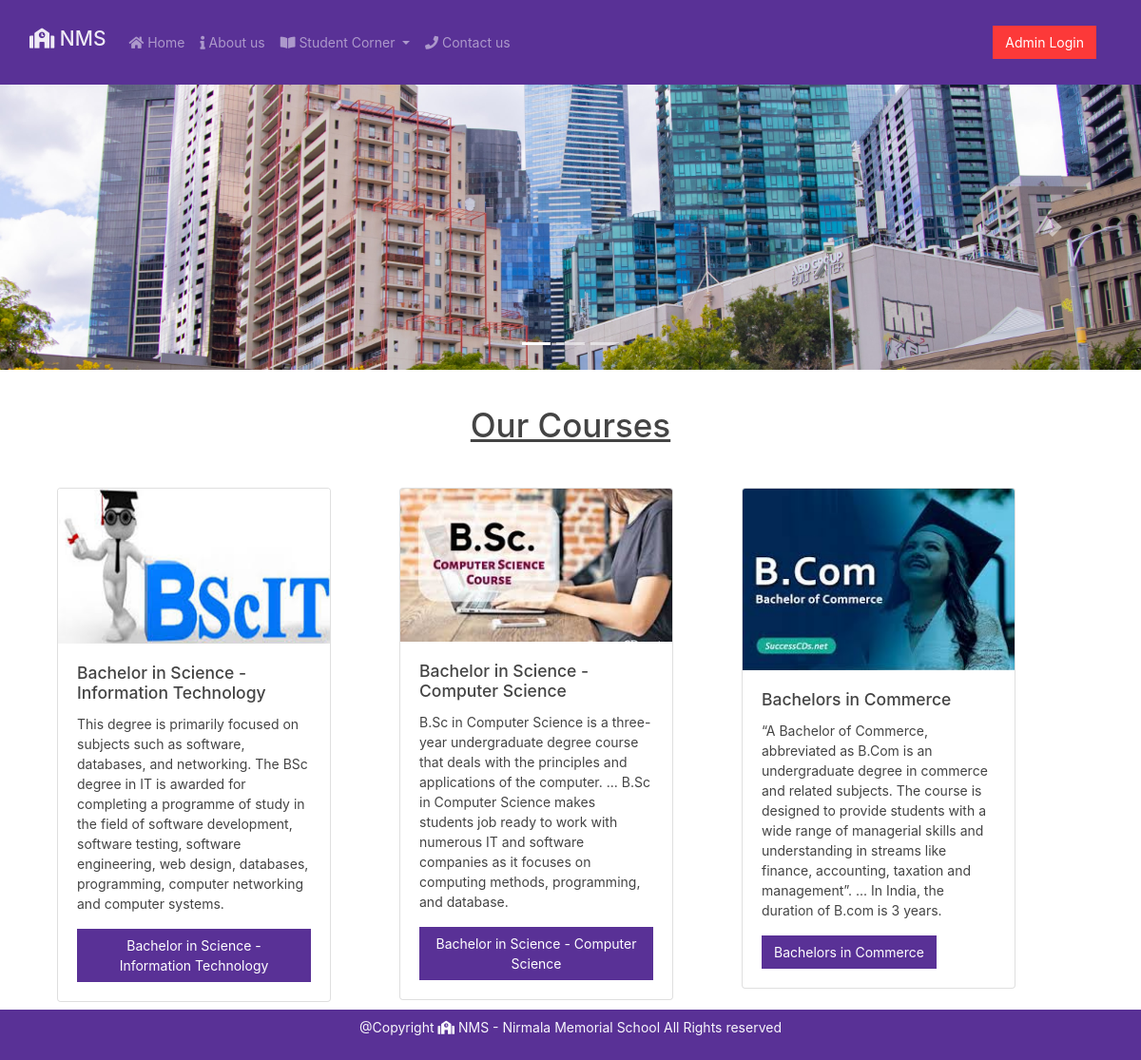
The page / on the database its author committed.
### tables this page shows
CREATE TABLE `courses` (
  `course_id` int(7) NOT NULL,
  `course_name` varchar(255) NOT NULL,
  `course_description` text NOT NULL,
  `course_photo` varchar(255) NOT NULL
);

### index.php (the view, shortened to what this page needs)
<!doctype html>
<html lang="en">
<head>
    <link href="https://cdn.jsdelivr.net/npm/bootstrap@5.0.0-beta1/dist/css/bootstrap.min.css" rel="stylesheet"
>
    <link rel="stylesheet" href="https://bootswatch.com/4/pulse/bootstrap.min.css">
    <link rel="stylesheet" href="https://pro.fontawesome.com/releases/v5.10.0/css/all.css"
/>
    <link rel="stylesheet" href="https://cdnjs.cloudflare.com/ajax/libs/animate.css/4.1.1/animate.min.css"/>
</head>
<body>
    <?php   include "partials/_dbconnect.php"; ?>
    <?php   include "partials/header.php"; ?>
    <div id="carouselExampleIndicators" class="carousel slide animate__animated animate__fadeInUp" data-bs-ride="carousel">
        <ol class="carousel-indicators">
            <li data-bs-target="#carouselExampleIndicators" data-bs-slide-to="0" class="active"></li>
            <li data-bs-target="#carouselExampleIndicators" data-bs-slide-to="1"></li>
            <li data-bs-target="#carouselExampleIndicators" data-bs-slide-to="2"></li>
        </ol>
        <div class="carousel-inner">
            <div class="carousel-item active">
                <img src="img/corosel2.jpg" class="d-block w-100" alt="...">
            </div>
        </div>
        <a class="carousel-control-prev" href="#carouselExampleIndicators" role="button" data-bs-slide="prev">
            <span class="carousel-control-prev-icon" aria-hidden="true"></span>
        </a>
        <a class="carousel-control-next" href="#carouselExampleIndicators" role="button" data-bs-slide="next">
            <span class="carousel-control-next-icon" aria-hidden="true"></span>
        </a>
    </div>
    <div class="container animate__animated animate__fadeInUp">
        <br>
        <h1 class="text-center py-2 my-2"><u>Our Courses</u></h1> <br>
        <div class="container category row">
            <?php
                $sql = "SELECT * FROM courses";
                $result = mysqli_query($conn,$sql);
                while($row = mysqli_fetch_assoc($result)){
                    $courseid = $row['course_id'];
                    $coursename = $row['course_name'];
                    $coursedesc = $row['course_description'];
                    $coursephoto = $row['course_photo'];
                    echo '  <div class="col-md-4 my-2" style="display:inline-block;">
                    <div class="card gal--animation gal--part'.$courseid.'" style="width: 18rem;">
                        <img src="img/'.$coursephoto.'" class="card-img-top" alt="...">
                        <div class="card-body">
                            <h5 class="card-title">'.$coursename.'</h5>
                            <p class="card-text">'.$coursedesc.'</p>
                            <a href="course.php?courseid='.$courseid.'" class="btn btn-primary">'.$coursename.'</a>
                        </div>
                    </div>
                </div>';
                }
            ?>
        </div>
    </div>
    <?php include "partials/footer.php" ?>
</body>
</html>

### rows shown on the page
courses: $courseid 1 (drawn), course_photo (picture), course_name "Bachelor in Science - Information Technology", course_description "This degree is primarily focused on subjects such as software, databases, and networking. The BSc degree in IT is awarded for completing a programme of study in the field of software development, software testing, software engineering, web design, databases, programming, computer networking and computer systems."
courses: course_photo (picture), course_name "Bachelor in Science - Computer Science", course_description "B.Sc in Computer Science is a three-year undergraduate degree course that deals with the principles and applications of the computer. ... B.Sc in Computer Science makes students job ready to work with numerous IT and software companies as it focuses on computing methods, programming, and database."
courses: course_photo (picture), course_name "Bachelors in Commerce", course_description "“A Bachelor of Commerce, abbreviated as B.Com is an undergraduate degree in commerce and related subjects. The course is designed to provide students with a wide range of managerial skills and understanding in streams like finance, accounting, taxation and management”. ... In India, the duration of B.com is 3 years."
